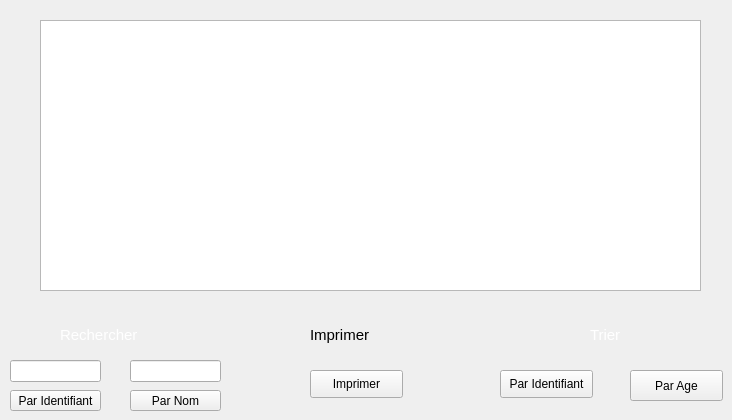
      <widget class="QWidget" name="tab_18">
       <attribute name="title">
        <string>Afficher</string>
       </attribute>
       <widget class="QTableView" name="tabClient">
        <property name="geometry">
         <rect>
          <x>40</x>
          <y>20</y>
          <width>661</width>
          <height>271</height>
         </rect>
        </property>
       </widget>
       <widget class="QLineEdit" name="id_rech">
        <property name="geometry">
         <rect>
          <x>10</x>
          <y>360</y>
          <width>91</width>
          <height>22</height>
         </rect>
        </property>
       </widget>
       <widget class="QLineEdit" name="nom_rech">
        <property name="geometry">
         <rect>
          <x>130</x>
          <y>360</y>
          <width>91</width>
          <height>22</height>
         </rect>
        </property>
       </widget>
       <widget class="QPushButton" name="rechId">
        <property name="geometry">
         <rect>
          <x>10</x>
          <y>390</y>
          <width>91</width>
          <height>21</height>
         </rect>
        </property>
        <property name="text">
         <string>Par Identifiant</string>
        </property>
       </widget>
       <widget class="QPushButton" name="rechNom">
        <property name="geometry">
         <rect>
          <x>130</x>
          <y>390</y>
          <width>91</width>
          <height>21</height>
         </rect>
        </property>
        <property name="text">
         <string>Par Nom</string>
        </property>
       </widget>
       <widget class="QLabel" name="label">
        <property name="geometry">
         <rect>
          <x>60</x>
          <y>320</y>
          <width>101</width>
          <height>31</height>
         </rect>
        </property>
        <property name="text">
         <string>&lt;html&gt;&lt;head/&gt;&lt;body&gt;&lt;p&gt;&lt;span style=&quot; font-size:11pt; color:#ffffff;&quot;&gt;Rechercher&lt;/span&gt;&lt;/p&gt;&lt;/body&gt;&lt;/html&gt;</string>
        </property>
       </widget>
       <widget class="QLabel" name="label_2">
        <property name="geometry">
         <rect>
          <x>590</x>
          <y>320</y>
          <width>51</width>
          <height>31</height>
         </rect>
        </property>
        <property name="text">
         <string>&lt;html&gt;&lt;head/&gt;&lt;body&gt;&lt;p&gt;&lt;span style=&quot; font-size:11pt; color:#ffffff;&quot;&gt;Trier&lt;/span&gt;&lt;/p&gt;&lt;/body&gt;&lt;/html&gt;</string>
        </property>
       </widget>
       <widget class="QPushButton" name="Trier_2">
        <property name="geometry">
         <rect>
          <x>630</x>
          <y>370</y>
          <width>93</width>
          <height>31</height>
         </rect>
        </property>
        <property name="text">
         <string>Par Age</string>
        </property>
       </widget>
       <widget class="QPushButton" name="identifianttri">
        <property name="geometry">
         <rect>
          <x>500</x>
          <y>370</y>
          <width>93</width>
          <height>28</height>
         </rect>
        </property>
        <property name="text">
         <string>Par Identifiant</string>
        </property>
       </widget>
       <widget class="QPushButton" name="pushButton">
        <property name="geometry">
         <rect>
          <x>310</x>
          <y>370</y>
          <width>93</width>
          <height>28</height>
         </rect>
        </property>
        <property name="text">
         <string>Imprimer</string>
        </property>
       </widget>
       <widget class="QLabel" name="label_7">
        <property name="geometry">
         <rect>
          <x>310</x>
          <y>320</y>
          <width>91</width>
          <height>31</height>
         </rect>
        </property>
        <property name="text">
         <string>&lt;html&gt;&lt;head/&gt;&lt;body&gt;&lt;p&gt;&lt;span style=&quot; font-size:11pt;&quot;&gt;Imprimer&lt;/span&gt;&lt;/p&gt;&lt;/body&gt;&lt;/html&gt;</string>
        </property>
       </widget>
      </widget>
